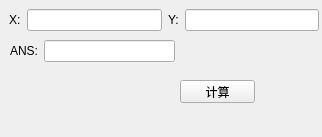
<?xml version="1.0" encoding="UTF-8"?>
<ui version="4.0">
 <class>XPowYForm</class>
 <widget class="QWidget" name="XPowYForm">
  <property name="geometry">
   <rect>
    <x>0</x>
    <y>0</y>
    <width>322</width>
    <height>137</height>
   </rect>
  </property>
  <property name="windowTitle">
   <string>Form</string>
  </property>
  <widget class="QPushButton" name="compute_button">
   <property name="geometry">
    <rect>
     <x>180</x>
     <y>80</y>
     <width>75</width>
     <height>23</height>
    </rect>
   </property>
   <property name="text">
    <string>计算</string>
   </property>
  </widget>
  <widget class="QWidget" name="layoutWidget">
   <property name="geometry">
    <rect>
     <x>9</x>
     <y>9</y>
     <width>310</width>
     <height>22</height>
    </rect>
   </property>
   <layout class="QHBoxLayout" name="horizontalLayout">
    <item>
     <widget class="QLabel" name="label">
      <property name="text">
       <string>X:</string>
      </property>
     </widget>
    </item>
    <item>
     <widget class="QLineEdit" name="input_x"/>
    </item>
    <item>
     <widget class="QLabel" name="label_2">
      <property name="text">
       <string>Y:</string>
      </property>
     </widget>
    </item>
    <item>
     <widget class="QLineEdit" name="input_y"/>
    </item>
   </layout>
  </widget>
  <widget class="QWidget" name="layoutWidget">
   <property name="geometry">
    <rect>
     <x>10</x>
     <y>40</y>
     <width>165</width>
     <height>22</height>
    </rect>
   </property>
   <layout class="QHBoxLayout" name="horizontalLayout_2">
    <item>
     <widget class="QLabel" name="label_3">
      <property name="text">
       <string>ANS:</string>
      </property>
     </widget>
    </item>
    <item>
     <widget class="QLineEdit" name="output_ans"/>
    </item>
   </layout>
  </widget>
 </widget>
 <resources/>
 <connections/>
</ui>
